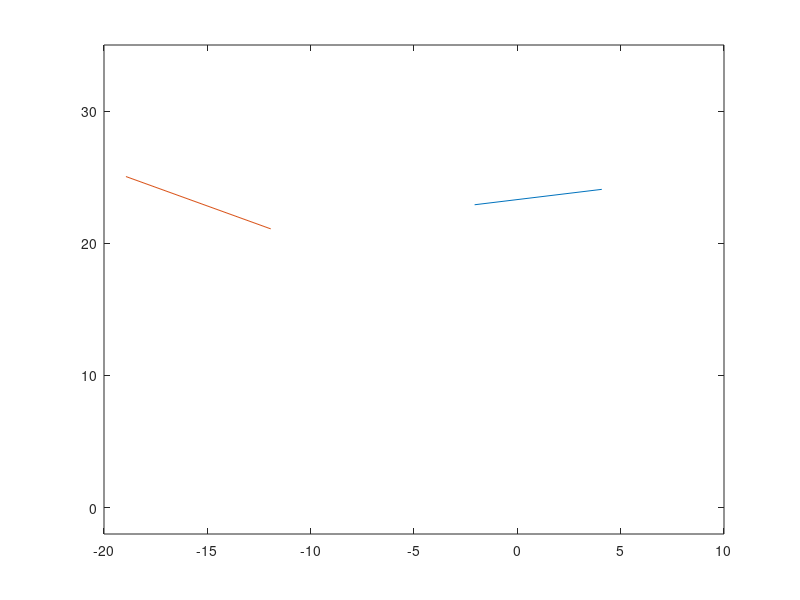

Reproduce this figure in MATLAB. (Note: this script raises an error after producing the figure.)
clc;
clear all;

l1 = 5; l2 = 3; range = 3; step = 0.5; xg1 = 8; xg2 = 10; t=4;
while true
    for a = -range:step:range
        %initial body
        body=rectangle('Position',[a-5 8 5 10]);
        head=rectangle('Position',[a-5 20 5 6],'Curvature',[1 1]);
        neck=rectangle('Position',[a-3 18 1 2]); 
        mx1=[0 5*sin(atan(a/8)+acos(sqrt(a*a+64)/10))];
        my1=[0 5*cos(atan(a/8)+acos(sqrt(a*a+64)/10))];
        leg1=plot(mx1,my1);
        mx2=[5*sin(atan(a/8)+acos(sqrt(a*a+64)/10)),a];
        my2=[5*cos(atan(a/8)+acos(sqrt(a*a+64)/10)),8];
        leg1_2=plot(mx2,my2);
        mx3=[-5 -5+5*sin(atan(a/8)-acos(sqrt(a*a+64)/10))];
        my3=[0 5*cos(atan(a/8)-acos(sqrt(a*a+64)/10))];
        leg2=plot(mx3,my3);
        mx4=[-5+5*sin(atan(a/8)-acos(sqrt(a*a+64)/10)),a-5];
        my4=[5*cos(atan(a/8)-acos(sqrt(a*a+64)/10)),8];
        leg2_2=plot(mx4,my4);

        %arms
        mx7=[a a+5*sin(atan(a/8)+acos(sqrt(a*a+64)/10))];
        my7=[18 18+5*cos(atan(a/8)+acos(sqrt(a*a+64)/10))];
        arm1=plot(mx7,my7);
        mx8=[a+5*sin(atan(a/8)+acos(sqrt(a*a+64)/10)),0];
        my8=[18+5*cos(atan(a/8)+acos(sqrt(a*a+64)/10)),17];
        mx9=[a-5 a-5+5*sin(atan(a/8)-acos(sqrt(a*a+64)/10))];
        my9=[18 18+5*cos(atan(a/8)-acos(sqrt(a*a+64)/10))];
        arm2_1=plot(mx9,my9);
        mx10=[a-5+5*sin(atan(a/8)-acos(sqrt(a*a+64)/10)),-5];
        my10=[18+5*cos(atan(a/8)-acos(sqrt(a*a+64)/10)),17];

        %arms rotation
        theta = pi/3;
        R1 = [cos(theta) -sin(theta); -sin(theta) -cos(theta)];
        arm1_2_coords = [mx8; my8];
        arm1_2_coords = R1*(arm1_2_coords - [mx7(2); my7(2)]) + [mx7(2); my7(2)];
        mx8 = arm1_2_coords(1,:);
        my8 = arm1_2_coords(2,:);
        R2 = [-cos(theta) sin(theta); sin(theta) cos(theta)];
        arm2_2_coords = [mx10; my10];
        arm2_2_coords = R2*(arm2_2_coords - [mx9(2); my9(2)]) + [mx9(2); my9(2)];
        mx10 = arm2_2_coords(1,:);
        my10 = arm2_2_coords(2,:);
        
        arm1_2=plot(mx8,my8);
        hold on
        arm2_2=plot(mx10,my10);
        axis([-20 10 -2 35]);
        pause(0.05);
        
        delete(leg1);
        delete(leg1_2);
        delete(leg2);
        delete(leg2_2);
        delete(head);
        delete(body);
        delete(neck);
        delete(arm1);
        delete(arm1_2);
        delete(arm2_1);
        delete(arm2_2);
    end
    xg1=5-xg1;
    xg2=5-xg2;
    range=-range;
    step=-step;
    t=-t;
end